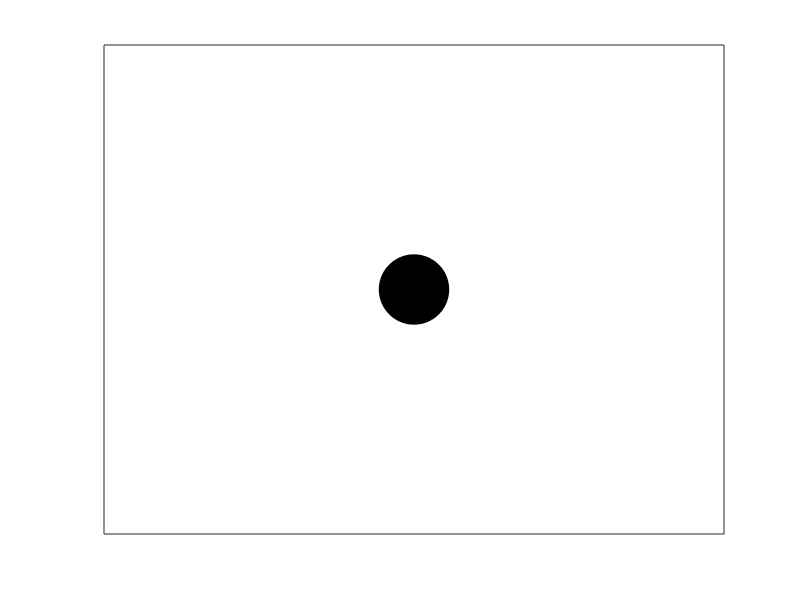

Reproduce this figure in MATLAB. (Note: this script raises an error after producing the figure.)
% FSU: SENIOR DESIGN TEAM 312
% AUTHORS: THEODOR OWCHARIW, VICTOR BELLERA TOVAR, BEN COVITZ, LUCAS TORRES, LUKE FORBIS
% DATE COMPLETED: 4/25/2024
% Description: Uses an algorithm to determine drowisness based on defined percentages.
%              Displays the drowsy state of the driver with a virtual led
%              and a sound for drowsy, and getting drowsy states.

%% Detection process

% Define the states and their indices
head_states = {'UP', 'UP/DOWN', 'DOWN'};
breathing_states = {'Low', 'Normal', 'High'};
time_states = {'Short', 'Medium', 'Long'};
drowsy_states = {'Awake', 'Falling Asleep', 'Asleep'};
prob_drowsy = zeros(length(head_states), length(breathing_states), length(time_states));
initial_driving_time = 0; %Use for demonstrations
breathing_rate = 98798787239487329472934872938472938472938472; %DELETE!!!!!!!!!!!!!!!!
initial_breathing_rate = 98798787239487329472934872938472938472938472; %DELETE!!!!!!!!!!!!!!!!
% Given probabilities from the provided table
probabilities = [
    0.4,   0.5,  0.6;      % Head = UP, Breathing = Low, Time(Short, Medium, Long)
    0.1,   0.2,  0.4;      % Head = UP, Breathing = Normal,Time(Short, Medium, Long)
    0.05,  0.1,  0.2;      % Head = UP, Breathing = High, Time(Short, Medium, Long)
    0.55,  0.65, 0.75;     % Head = UP/DOWN, Breathing = Low,Time(Short, Medium, Long)
    0.3,   0.4,  0.6;      % Head = UP/DOWN, Breathing = Normal, Time(Short, Medium, Long)
    0.175, 0.3,  0.4;      % Head = UP/DOWN, Breathing = High, Time(Short, Medium, Long)
    0.7,   0.8,  0.9;      % Head = DOWN, Breathing = Low,  Time(Short, Medium, Long)
    0.5,   0.6,  0.8;      % Head = DOWN, Breathing = Normal, Time(Short, Medium, Long)
    0.3,   0.5,  0.6       % Head = DOWN, Breathing = High, Time(Short, Medium, Long)
];
% Fill the probability matrix based on the provided table
for i = 1:length(head_states)
    for j = 1:length(breathing_states)
        for k = 1:length(time_states)
            % Get the corresponding probability from the table
            prob_drowsy(i, j, k) = probabilities((i - 1) * length(breathing_states) + j, k);
        end
    end
end
% Plot the LED as a circle
led_color = 'k';    %??????
figure(7);
led_plot = plot(0, 0, 'ro', 'MarkerSize', 50, 'MarkerFaceColor', led_color, 'MarkerEdgeColor','k');
% Remove axis labels
set(gca, 'XTick', []);
set(gca, 'YTick', []);



totalTime = driving_time+initial_driving_time;
%% Driving Time Conditions
if (totalTime  > 7200) %Around an hour
    time_index = 3; %Medium length drive
elseif (totalTime  > 3600)
    time_index = 2; %Long length drive
else
    time_index = 1; %If it's under this, then set it to a short drive
end
time_index = 2;
%% Respiration Conditions
if (percentage_lung_diff_rx1 > 20) %If the breathing rate is faster than the initial breathing rate by 10%
    breathing_rate_index = 3; %High breathing rate
%elseif (percentage_lung_diff_rx1 > 27) %If the breathing rate is slower than the initial breathing rate by 10%
%    breathing_rate_index = 1; %Low breathing rate
else
    breathing_rate_index = 2; %Normal breathing rate
end

%% Head Conditions
% if (head_state > initial_head_state*1.40) % if head is nodding 40% increase, drowsiness at 3
%     head_state_index = 3 % Heavy Head nodding
% elseif (head_state > initial_head_state*1.25) % if 25% increase level at 2
%     head_state_index = 2 % Low head nodding
% else
%     head_state_index = 1 % minimal head nodding
% end
if (percentage_head_diff_rx1 > 40) % if head is nodding 40% increase, drowsiness at 3
    head_state_index = 3 % Heavy Head nodding
elseif (percentage_head_diff_rx1 > 25) % if 25% increase level at 2
    head_state_index = 3 % Low head nodding
else
    head_state_index = 1 % minimal head nodding
end

%% Drowsy Index
probability_drowsiness = prob_drowsy(head_state_index, breathing_rate_index, time_index); %THIS WOULD BE BAYES NETWORK
%% 


if (probability_drowsiness < 0.4) % if 40 percent chance drowsy index 1
    drowsy_index = 1;
elseif (probability_drowsiness > 0.7) % if 70 percent chance drowsy index 3
    drowsy_index = 3;
else
    drowsy_index = 2; % if 40:70 percent drowsy index 2
end
head_state_index =1 %%%%%%%%%%%%%%%%%%%%%%%%%%%%%%%%%%%%%%%%%%%%%%%%%%%%%%%%%%%FIX
if (head_state_index == 3) %Head is DOWN for more than 6 seconds, immediately assume drowsiness
    count = count + 1;
    if (count >= 3) % 8 seconds is approximate time the car would exit the lane going 65 mph
        drowsy_index = 3;
    end
else
   count = 0;
end


if (drowsy_index == 1) % not drowsy, green LED, no sound
    led_color = 'g';   
elseif (drowsy_index == 2) % slightly drowsy, yellow LED, moderate sound
    sound(F_sound, Fs_F);
    led_color = 'y';
else
    sound(A_sound, Fs_A); % Very drowsy, red LED, high sound
    led_color = 'r';
end

disp(drowsy_states(drowsy_index));
set(led_plot, 'MarkerFaceColor', led_color);
x_coord = -.5; 
y_coord = -1.175; 
percentChanceDrowsy = probability_drowsiness * 100;
title(['Probability of Drowsiness:', num2str(percentChanceDrowsy), '% Percent head:', num2str(percentage_head_diff_rx1), '% Percent lung:', num2str(percentage_lung_diff_rx1)]);
% head state must be in main loop in order to count time 

